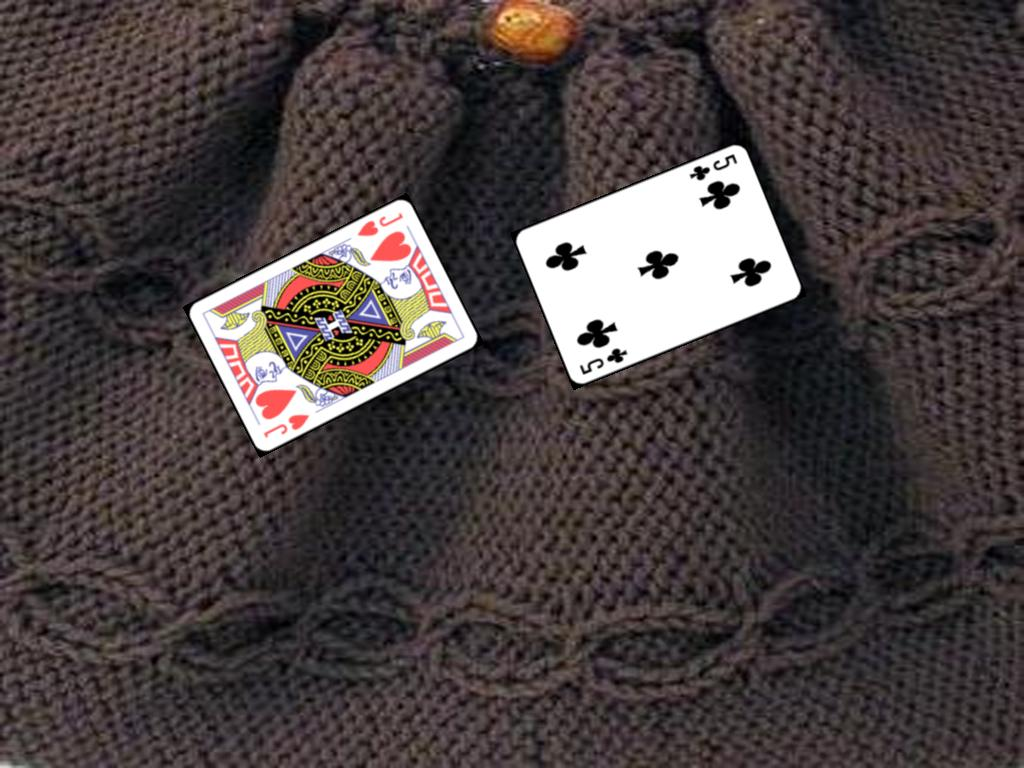
#> input picture docs/J_5.jpg, 1024 x 768 px, found by its file name
$ python recognize.py
#> lines starting #> are read from the running program, lines starting #| are printed output that depends on the picture; after the words box and inside, x2 and y2 are one past the last pixel; in counts of white or black regions, pixels touching at a corner belong together
### utils.py
import cv2
import numpy as np
import os
import math
# The images must be greater than the masked templates
# if you change this values, make sure that you don't have masks with greater size
# otherwise you'll get an error at matchTemplate
CARD_WIDTH = 254
CARD_HEIGHT = 382

# if the overlap/match is less than this value, it will be ignored
# everything below 0.8 is BS
MIN_OVERLAP = 0.8

MASK_WIDTH = 21
MASK_HEIGHT = 75

#[88, 92]
PERPENDICULARITY_ACCEPTED_THRESHOLD_IN_DEGREES = 2;

# [4 lines left out: function show_with_wait, not called in this run]

def remove_files_in_dir(directory):
    files = os.listdir(directory)

    for file in files:
        file_path = os.path.join(directory, file)
        if os.path.isfile(file_path):
            os.remove(file_path)
            print(f"Removed {file_path}")

# Standard image manipulation
# Adjust the values (180, 255) if you need to;
# 180, 255 worked the best on my test data
def pre_process_original_image(image, debug = False):
    gray = cv2.cvtColor(image, cv2.COLOR_BGR2GRAY)
    _, thresholded_image = cv2.threshold(gray, 180, 255, cv2.THRESH_BINARY)

    return thresholded_image

# We need to be able to ignore_card_dimensions, because for the first card we don't know the dimensions
def find_contours_of_possible_cards(processed_image, ignore_card_dimensions = False):
    contours, hierarchy = cv2.findContours(processed_image, cv2.RETR_EXTERNAL, cv2.CHAIN_APPROX_SIMPLE)
    possible_cards_contours = []
    # sort from left to right (X axis)
    contours = sorted(contours, key=lambda x: cv2.boundingRect(x)[0])

    for index, contour in enumerate(contours):
        perimeter = cv2.arcLength(contour, True)
        approx = cv2.approxPolyDP(contour, 0.01 * perimeter, True)
        # We want to return only "possible" rectangles
        # Notice that I'm using >= 2 instead of >= 4, because I'm expecting the cards to overlap, but usually the top is visible
        if len(approx) >= 2:
            x, y, w, h = cv2.boundingRect(contour)

            if ignore_card_dimensions:
                possible_cards_contours.append(contour)
            elif(w >= CARD_WIDTH /2 and h >= CARD_HEIGHT / 4):
                possible_cards_contours.append(contour)

    return possible_cards_contours

# Important: 90 angle means that the contour is perpendicular with X axis
# Yes, I found out the hard way
# [7 lines left out: function find_rotation_angles, not called in this run]

def find_coordinates(contours):
    coordinates = []

    for index, contour in enumerate(contours):
        x, y, w, h = cv2.boundingRect(contour)
        coordinates.append((x, y, w, h))

    return coordinates

def find_rotation_angle(contour):
    rect = cv2.minAreaRect(contour)
    angle = rect[2]
    return angle

# Check the docs if you want to test with a different interpolation
# Usually it's a tradeoff between performance and quality
def zoom_image(processed_image, zoom_factor):
    zoomed_image = cv2.resize(processed_image, None, fx=zoom_factor, fy=zoom_factor, interpolation=cv2.INTER_LINEAR)
    return zoomed_image

# The information we are looking for is in the card header
# => we can ignore the rest of the card
# Important: card = possible card; it can be anything with a contour
def extract_possible_cards_headers(processed_image, cards_coordinates):
    possible_card_header = []
    for card in cards_coordinates:
        x, y, w, h = card
        # y:y+h, x:x+w was the initial implementation, but cropping the whole card will only slow down the matchTemplate
        # make sure that you crop at least the size of the mask (you cannot match a mask against an image that is smaller than the mask)
        possible_card_header.append(processed_image[y:y+max(MASK_HEIGHT * 4, int(h/2)), x:x+max(MASK_WIDTH * 2, int(w/2))])

    return possible_card_header;

# Rotates the image at a given angle
# The extra math (cos, sin etc) tries to rotate the image without changing it's center/pivot
# Important: I'm expecting to gaps to be filled with black pixels (e.g. if you rotate a rectangle at 45degrees, the content will rotate but in the corners you'll have "gaps")
def rotate(image, angle):
    if(angle == 0):
        return image
    height, width = image.shape[:2]
    rotation_matrix = cv2.getRotationMatrix2D((width/ 2, height / 2), angle, 1)

    # Calculate the dimensions of the rotated image
    cos_theta = np.abs(rotation_matrix[0, 0])
    sin_theta = np.abs(rotation_matrix[0, 1])
    new_width = int((height * sin_theta) + (width * cos_theta))
    new_height = int((height * cos_theta) + (width * sin_theta))

    rotation_matrix[0, 2] += (new_width / 2) - (width / 2)
    rotation_matrix[1, 2] += (new_height / 2) - (height / 2)

    rotated_image = cv2.warpAffine(image, rotation_matrix, (width, height))

    return rotated_image

# Returns the rotation needed in order to make the line perpendicular on the X axis
def calculate_angle(line):
    x1, y1, x2, y2 = line
    delta_y = y2 - y1
    delta_x = x2 - x1
    return np.arctan2(delta_y, delta_x) * 180 / np.pi

# Chatgpt
# TODO: check if it's ok
# Function to calculate the distance between two points
def distance(p1, p2):
    return np.sqrt((p2[0] - p1[0])**2 + (p2[1] - p1[1])**2)

# Function to check if a line is close to any other line
def is_close_to_any(line, lines, threshold):
    x1, y1, x2, y2 = line
    for other_line in lines:
        x1_other, y1_other, x2_other, y2_other = other_line
        if (distance((x1, y1), (x1_other, y1_other)) < threshold and
                distance((x2, y2), (x2_other, y2_other)) < threshold):
            return True
    return False

def find_lines(processed_image, possible_card_not_processed, index):
    edges = cv2.Canny(processed_image, 50, 150)
    lines_with_duplicates = cv2.HoughLinesP(edges, 1, np.pi / 180, threshold=50, minLineLength=100, maxLineGap=20)

    # each line is wrapped with an extra array that I don't need => spreading the values to get the following form [[x1, y1, x2, y2], [x1, y1, x2, y2], etc]
    lines_with_duplicates_spread = []
    for line in lines_with_duplicates:
        lines_with_duplicates_spread.append(line[0])

    lines = []
    for line in lines_with_duplicates_spread:
        # TODO: threshold should be calculated based on the original image's size
        if not is_close_to_any(line, lines, threshold=50):
            lines.append(line)

    return lines

# an alternative of find contours and extract rect
# currently not used
# [22 lines left out: function crop_between_points, not called in this run]

def find_lines_that_intersect_at_90(lines):
    all_angles = []
    for line in lines:
        all_angles.append(calculate_angle(line))

    #[(lineA, lineB), (lineC, lineD), etc] e.g. [(x1, y1, x2, y3), (x1, y1, x2, y2), etc]
    tuple_of_lines_that_intersect = []

    #[(angleLineA, angleLineB), (angleLineC, angleLineD), etc]
    tuple_angles_of_lines_that_intersect = []

    print('all_angles', all_angles)
    angles_used = []
    for index1, angle1 in enumerate(all_angles):
        if angle1 in angles_used:
            continue
        for index2, angle2 in enumerate (all_angles):
            if angle2 in angles_used:
               continue
            # skip if already processed
            if(index2 <= index1):
                continue
            angle1_abs = abs(angle1)
            angle2_abs = abs(angle2)
            angles_sum = angle1_abs + angle2_abs;
            # check if the sum is between [89, 91]
            if(
                angles_sum <= 90 + PERPENDICULARITY_ACCEPTED_THRESHOLD_IN_DEGREES
                and
                angles_sum >= 90 - PERPENDICULARITY_ACCEPTED_THRESHOLD_IN_DEGREES
            ):
                # store a tuple containing the 2 lines which intersect
                tuple_of_lines_that_intersect.append((lines[index1], lines[index2]))
                tuple_angles_of_lines_that_intersect.append((angle1, angle2))

                angles_used.append(angle1)
                angles_used.append(angle2)

    return tuple_of_lines_that_intersect, tuple_angles_of_lines_that_intersect

# Step 1: Find contours (ideally there should be only 1 contour, but if there are multiple, the one with the greater width will be used)
# Step 2: Find the rotation angle
# Step 3: Rotate the card to be perpendicular with X axis
# Step 4: Find the contours of the rotated card
# Step 5: Extract the width (with find_coordinates)
def find_card_dimensions(possible_card, possible_card_not_processed):
    contours = find_contours_of_possible_cards(possible_card)

    max_width = -1
    max_height = -1
    for contour in contours:
        rotation_angle = find_rotation_angle(contour)

        possible_card_rotated = rotate(possible_card, rotation_angle)
        possible_card_not_processed_rotated = rotate(possible_card_not_processed, rotation_angle)

        contours_of_possible_card_rotated = find_contours_of_possible_cards(possible_card_rotated, True)

        cv2.drawContours(possible_card_not_processed_rotated, contours_of_possible_card_rotated, -1, (0, 255, 0), 3)

        width = -1
        height = -1
        coordinates = find_coordinates(contours_of_possible_card_rotated)

        for coordinate in coordinates:
             x, y, w, h = coordinate
             print('x', x)
             if(w > width):
                 x1 = x
                 y1 = y
                 width = w
                 height = h

        # width is our reference
        # max_height is the height corresponding to the max_width
        if(max_width < width):
            max_width = width
            max_height = height

    return max_width, max_height

# What we want to achieve here:
# - make the cards perpendicular with X axis (the smaller lateral(s) to be parallel with X and the longest one(s) to be perpendicular)
# Rotate the possible card n * 2 times, where n is the number of detected corners (each element of tuple_of_lines_that_intersect_at_90 is considered to be a corner)
# * 2 because we don't know which angle will rotate the card to the desired position (e.g. maybe -89.1 or it's match 0.9), so we have to rotate with both angles
# Later update:
# It's n * 2 * 2 to be more accurate (because we have to flip de possible cards by 180 too)
# in order to cover the case when the upper part of the card is not visible, but the lower part is
def rotate_possible_cards(possible_cards, possible_cards_not_processed):
    possible_cards_rotated = []
    possible_cards_not_processed_rotated = []

    for index, possible_card in enumerate(possible_cards):
        lines = find_lines(possible_card, possible_cards_not_processed[index], index)

        tuple_of_lines_that_intersect_at_90, tuple_of_angles_of_lines_that_intersect = find_lines_that_intersect_at_90(lines)

        for index2, tuple_of_angles in enumerate(tuple_of_angles_of_lines_that_intersect):
            angle1, angle2 = tuple_of_angles[:2];
            possible_card_rotated_angle1 = rotate(possible_card, angle1)
            possible_card_rotated_angle2 = rotate(possible_card, angle2)


            possible_card_rotated_angle1_180 = rotate(possible_card_rotated_angle1, 180)
            possible_card_rotated_angle2_180 = rotate(possible_card_rotated_angle2, 180)

            possible_cards_rotated.append(possible_card_rotated_angle1)
            possible_cards_rotated.append(possible_card_rotated_angle2)
            possible_cards_rotated.append(possible_card_rotated_angle1_180)
            possible_cards_rotated.append(possible_card_rotated_angle2_180)

            possible_card_not_processed = possible_cards_not_processed[index]
            possible_card_not_processed_rotated_angle1 = rotate(possible_card_not_processed, angle1)
            possible_card_not_processed_rotated_angle2 = rotate(possible_card_not_processed, angle2)


            possible_card_not_processed_rotated_angle1_180 = rotate(possible_card_not_processed_rotated_angle1, 180)
            possible_card_not_processed_angle2_180 = rotate(possible_card_not_processed_rotated_angle2, 180)

            possible_cards_not_processed_rotated.append(possible_card_not_processed_rotated_angle1)
            possible_cards_not_processed_rotated.append(possible_card_not_processed_rotated_angle2)
            possible_cards_not_processed_rotated.append(possible_card_not_processed_rotated_angle1_180)
            possible_cards_not_processed_rotated.append(possible_card_not_processed_angle2_180)

    return possible_cards_rotated, possible_cards_not_processed_rotated

def extract_possible_cards(processed_image, image):
    possible_cards = []
    possible_cards_not_processed = []
    contours = find_contours_of_possible_cards(processed_image)
    possible_card_coordinates = find_coordinates(contours)

    for coordinates in possible_card_coordinates:
        x, y, w, h = coordinates
        possible_card = processed_image[y:y+h, x:x+w]
        possible_cards.append(possible_card)
        possible_cards_not_processed.append(image[y:y+h, x:x+w])

    return possible_cards, possible_cards_not_processed;

def extract_cards_headers(possible_cards, possible_cards_not_processed, image_name):
    processed_possible_cards_headers = []

    for index, possible_card in enumerate(possible_cards):

        contours = find_contours_of_possible_cards(possible_card)

        cards_coordinates = find_coordinates(contours)
        possible_cards_headers = extract_possible_cards_headers(possible_card, cards_coordinates)
        for index2, possible_card_header in enumerate(possible_cards_headers):
            processed_possible_cards_headers.append(possible_card_header)

            cv2.imwrite(f'./generated/000_{image_name[0]}_{index}_{index2}_.jpg', possible_card_header)

    return processed_possible_cards_headers

# I believe this is a copy paste from opencv docs
# You can change the method if you want, but I've noticed the best accuracy with TM_CCOEFF_NORMED
# [17 lines left out: function match_against_mask, not called in this run]


def match_against_all_masks(image, masks_directory):
    # Mapping the results:
    # key = card identifier (prefix of the mask) - e.g. 6s, 6h, 6c, 6d, etc

    # max_values_dict <- here we are storing the predictions
    max_values_dict= {}
    # some of the below are used only for debugging; I recommend to not erase anything from here
    max_lefts_dict = {}
    max_rights_dict = {}
    max_mask_dict = {}
    max_name = {}
    max_image = {}
    max_zoom_dict = {}
    processed_masks_dict = {}

    # Here we are applying transformations on the masks
    for mask_name in os.listdir(masks_directory):
        # because macOS;
        if mask_name != ".DS_Store":
            mask = cv2.imread(f'{masks_directory}/{mask_name}')
            processed_masks_dict[mask_name] = pre_process_original_image(mask)

    # Here we are running the detection
    for mask_name, processed_mask in processed_masks_dict.items():
            current_zoom_factor = 1
            file_prefix = f'{mask_name[0]}{mask_name[1]}'

            top_left, bottom_right, max_val = match_against_mask(image, processed_mask)

            if max_val < MIN_OVERLAP:
                continue
            if(file_prefix not in max_values_dict):
                max_values_dict[file_prefix] = max_val
                max_name[file_prefix] = mask_name
                max_lefts_dict[file_prefix] = top_left
                max_rights_dict[file_prefix] = bottom_right
                max_mask_dict[file_prefix] = processed_mask
                max_image[file_prefix] = image
                max_zoom_dict[file_prefix] = current_zoom_factor
            elif(max_val > max_values_dict[file_prefix]):
                max_values_dict[file_prefix] = max_val
                max_name[file_prefix] = mask_name
                max_lefts_dict[file_prefix] = top_left
                max_rights_dict[file_prefix] = bottom_right
                max_mask_dict[file_prefix] = processed_mask
                max_image[file_prefix] = image
                max_zoom_dict[file_prefix] = current_zoom_factor

    return max_values_dict, max_name, max_lefts_dict, max_rights_dict, max_mask_dict, max_image, max_zoom_dict

# This can be improved
# The scope of this function is to extract the best guess for a given zone
# [32 lines left out: functions mark_overlaps, remove_negatives, not called in this run]

### recognize.py
import cv2
import numpy as np
import time
from utils import show_with_wait, CARD_WIDTH, zoom_image, find_card_dimensions, remove_files_in_dir, extract_possible_cards, match_against_all_masks, mark_overlaps, remove_negatives, rotate_possible_cards, pre_process_original_image, extract_cards_headers

# Renders images on the screen and save data under ./generated directory
DEBUG = False

# Just for debugging;
# Important: cv2.waitKey(0) and cv2.destroyAllWindows() are not called here, but at the end of the program
# The above 2 are required in order to exit the program
# [13 lines left out: function draw_result, not called in this run]

MASKS_DIRECTORY = './masks';

def run(image_path, image_name):
#> called with image_path = './test', image_name = 'J_5.jpg'
    remove_files_in_dir('./generated')
    image = cv2.imread(f'{image_path}/{image_name}')
#> image is the input picture: shape (768, 1024, 3); mean B, G, R 64.8, 65, 73.5

    processed_image = pre_process_original_image(image, True)
#> in pre_process_original_image, `gray = cv2.cvtColor(image, cv2.COLOR_BGR2GRAY)`:
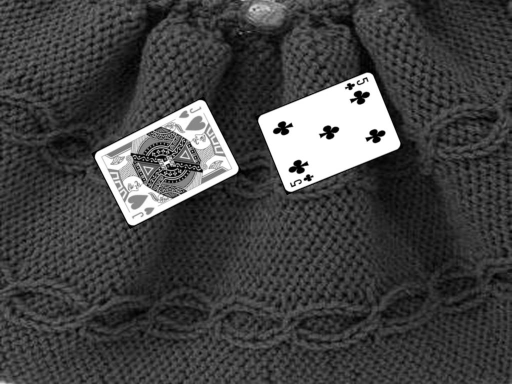
#> gray: shape (768, 1024) (shown at 1/2 size); min 0, max 255, mean 67.5
#> in pre_process_original_image, `_, thresholded_image = cv2.threshold(gray, 180, 255, cv2.THRESH_BINARY)`:
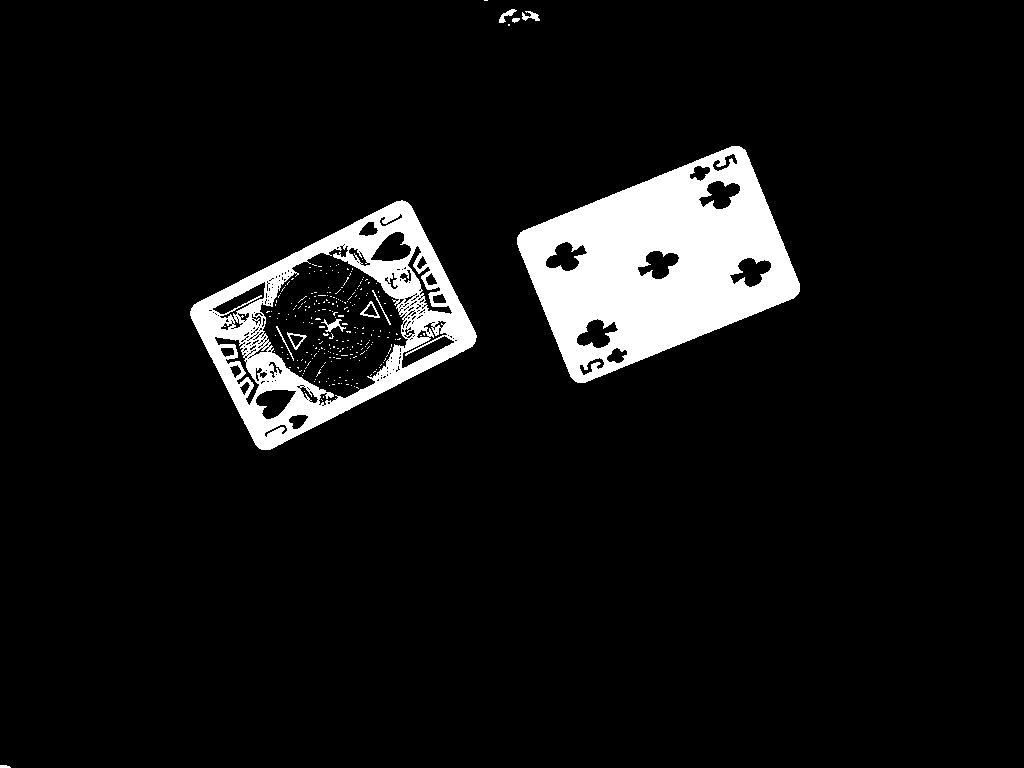
#> thresholded_image: shape (768, 1024); 7.4% white; 249 white regions (238 under 20 px)
    possible_cards, possible_cards_not_processed = extract_possible_cards(processed_image, image)
#> in find_contours_of_possible_cards, `contours, hierarchy = cv2.findContours(processed_image, cv2.RETR_EXTER..`: contours = 8 contours, 4 with area under 20; largest, box (x1, y1, x2, y2) and area: (190, 200, 477, 450) 40161, (517, 146, 800, 383) 40148, (499, 9, 517, 23) 70, (522, 11, 540, 21) 70
#> the loop in find_contours_of_possible_cards, `for index, contour in enumerate(contours):` made 8 passes
#> (perimeter, approx, x, y, w, h) on passes 2, 3, 5, 7: (861.5, [[407, 202], [191, 308], [259, 448], [474, 343]], 190, 200, 287, 250), (6, [[484, 0], [487, 0]], 484, 0, 4, 1), (4, [[508, 24], [508, 25], [509, 25], [509, 24]], 508, 24, 2, 2), (862.6, [[744, 149], [520, 232], [575, 381], [798, 293]], 517, 146, 283, 237)
#> after the loop in find_contours_of_possible_cards, `for index, contour in enumerate(contours):`: possible_cards_contours = 2 contours; box (x1, y1, x2, y2) and area: (190, 200, 477, 450) 40161, (517, 146, 800, 383) 40148
#> in extract_possible_cards, `contours = find_contours_of_possible_cards(processed_image)`: contours has the same summary as possible_cards_contours in find_contours_of_possible_cards
#> the loop in find_coordinates, `for index, contour in enumerate(contours):` made 2 passes
#> (x, y, w, h) on passes 1 to 2: (190, 200, 287, 250), (517, 146, 283, 237)
#> after the loop in find_coordinates, `for index, contour in enumerate(contours):`: coordinates = [(190, 200, 287, 250), (517, 146, 283, 237)]
#> the loop in extract_possible_cards, `for coordinates in possible_card_coordinates:` made 2 passes
#> pass 1, in extract_possible_cards, `possible_card = processed_image[y:y+h, x:x+w]`:
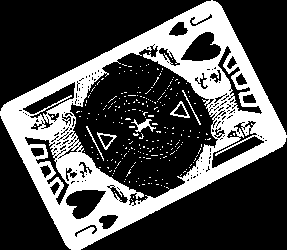
#> possible_card: shape (250, 287); 30% white; 242 white regions (236 under 20 px), largest, box (x1, y1, x2, y2) and area: (0, 0, 287, 250) 20535, (131, 119, 156, 132) 123, (170, 101, 190, 118) 99, (97, 132, 117, 150) 97, (182, 90, 201, 125) 61, (86, 126, 104, 161) 60
#> pass 2, in extract_possible_cards, `possible_card = processed_image[y:y+h, x:x+w]`:
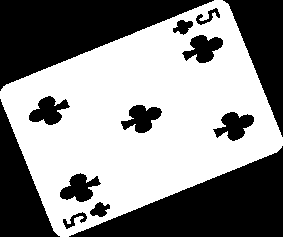
#> possible_card: shape (237, 283); 54.4% white; 13 black regions
#> after the loop in extract_possible_cards, `for coordinates in possible_card_coordinates:`: possible_cards = 2 items
#> possible_cards = 2 items; possible_cards_not_processed = 2 items
#> (the rest of the program and of its run is left out)
